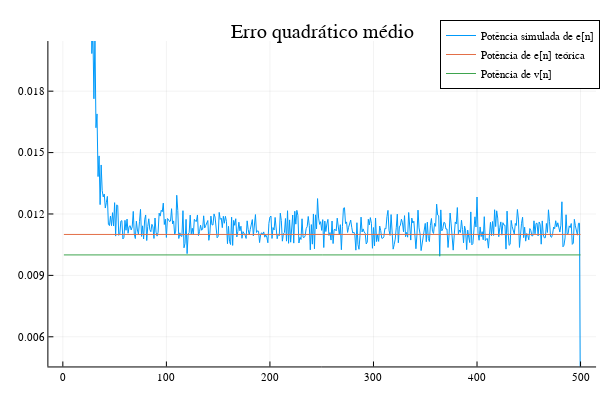

Notebook code for this chart:
### Code cell
plot(title= "Erro quadrático médio")
plot!(erro', label = "Potência simulada de e[n]")
plot!(ones(N)*(σv2 + EMSE), label = "Potência de e[n] teórica")
plot!(ones(N)*σv2, label= "Potência de v[n]")
plot!(ylims = [0.005, 0.02])

### Figure 1 — Plotly figure (JSON) as saved in the notebook; plotly's stock layout.template omitted (floating-point values rounded to 4 significant figures; data arrays with more than 128 entries replaced by an {"elided": "..."} marker saying what was removed)
{"data": [{"colorbar": {"title": ""}, "legendgroup": "Potência simulada de e[n]", "line": {"color": "rgba(0, 154, 250, 1.000)", "dash": "solid", "shape": "linear", "width": 1}, "mode": "lines", "name": "Potência simulada de e[n]", "showlegend": true, "type": "scatter", "x": {"elided": "500 int values"}, "xaxis": "x", "y": {"elided": "500 float values"}, "yaxis": "y", "zmax": null, "zmin": null}, {"colorbar": {"title": ""}, "legendgroup": "Potência de e[n] teórica", "line": {"color": "rgba(227, 111, 71, 1.000)", "dash": "solid", "shape": "linear", "width": 1}, "mode": "lines", "name": "Potência de e[n] teórica", "showlegend": true, "type": "scatter", "x": {"elided": "500 int values"}, "xaxis": "x", "y": {"elided": "500 float values"}, "yaxis": "y", "zmax": null, "zmin": null}, {"colorbar": {"title": ""}, "legendgroup": "Potência de v[n]", "line": {"color": "rgba(62, 164, 78, 1.000)", "dash": "solid", "shape": "linear", "width": 1}, "mode": "lines", "name": "Potência de v[n]", "showlegend": true, "type": "scatter", "x": {"elided": "500 int values"}, "xaxis": "x", "y": {"elided": "500 float values"}, "yaxis": "y", "zmax": null, "zmin": null}], "layout": {"annotations": [{"font": {"color": "rgba(0, 0, 0, 1.000)", "family": "sans-serif", "size": 20}, "rotation": 0, "showarrow": false, "text": "Erro quadrático médio", "x": 0.537, "xanchor": "center", "xref": "paper", "y": 1, "yanchor": "top", "yref": "paper"}], "height": 400, "legend": {"bgcolor": "rgba(255, 255, 255, 1.000)", "bordercolor": "rgba(0, 0, 0, 1.000)", "borderwidth": 1, "font": {"color": "rgba(0, 0, 0, 1.000)", "family": "sans-serif", "size": 11}, "tracegroupgap": 0, "traceorder": "normal", "x": 1, "xanchor": "auto", "y": 1, "yanchor": "auto"}, "margin": {"b": 20, "l": 0, "r": 0, "t": 20}, "paper_bgcolor": "rgba(255, 255, 255, 1.000)", "plot_bgcolor": "rgba(255, 255, 255, 1.000)", "showlegend": true, "width": 600, "xaxis": {"anchor": "y", "domain": [0.08064, 0.9934], "gridcolor": "rgba(0, 0, 0, 0.100)", "gridwidth": 0.5, "linecolor": "rgba(0, 0, 0, 1.000)", "mirror": false, "range": [-13.97, 515.0], "showgrid": true, "showline": true, "showticklabels": true, "tickangle": 0, "tickcolor": "rgb(0, 0, 0)", "tickfont": {"color": "rgba(0, 0, 0, 1.000)", "family": "sans-serif", "size": 11}, "tickmode": "array", "ticks": "inside", "ticktext": ["0", "100", "200", "300", "400", "500"], "tickvals": [0, 100, 200, 300, 400, 500], "title": "", "titlefont": {"color": "rgba(0, 0, 0, 1.000)", "family": "sans-serif", "size": 15}, "type": "-", "visible": true, "zeroline": false, "zerolinecolor": "rgba(0, 0, 0, 1.000)"}, "yaxis": {"anchor": "x", "domain": [0.03762, 0.9415], "gridcolor": "rgba(0, 0, 0, 0.100)", "gridwidth": 0.5, "linecolor": "rgba(0, 0, 0, 1.000)", "mirror": false, "range": [0.00455, 0.02045], "showgrid": true, "showline": true, "showticklabels": true, "tickangle": 0, "tickcolor": "rgb(0, 0, 0)", "tickfont": {"color": "rgba(0, 0, 0, 1.000)", "family": "sans-serif", "size": 11}, "tickmode": "array", "ticks": "inside", "ticktext": ["0.006", "0.009", "0.012", "0.015", "0.018"], "tickvals": [0.006, 0.009, 0.012, 0.015, 0.018], "title": "", "titlefont": {"color": "rgba(0, 0, 0, 1.000)", "family": "sans-serif", "size": 15}, "type": "-", "visible": true, "zeroline": false, "zerolinecolor": "rgba(0, 0, 0, 1.000)"}}}
